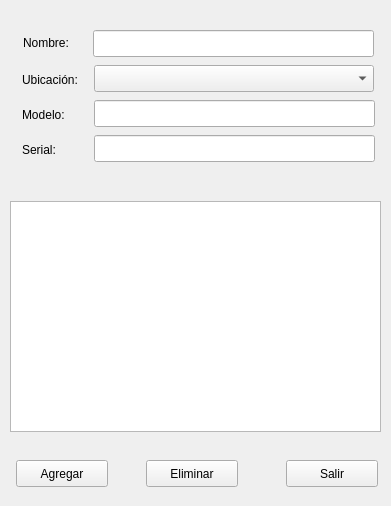
<?xml version="1.0" encoding="UTF-8"?>
<ui version="4.0">
 <class>Form</class>
 <widget class="QWidget" name="Form">
  <property name="geometry">
   <rect>
    <x>0</x>
    <y>0</y>
    <width>391</width>
    <height>506</height>
   </rect>
  </property>
  <property name="windowTitle">
   <string>Form</string>
  </property>
  <property name="windowIcon">
   <iconset>
    <normaloff>../../.designer/backup/logo2.png</normaloff>../../.designer/backup/logo2.png</iconset>
  </property>
  <widget class="QLineEdit" name="lineEdit">
   <property name="geometry">
    <rect>
     <x>93</x>
     <y>30</y>
     <width>281</width>
     <height>27</height>
    </rect>
   </property>
  </widget>
  <widget class="QPushButton" name="pushButton">
   <property name="geometry">
    <rect>
     <x>16</x>
     <y>460</y>
     <width>92</width>
     <height>27</height>
    </rect>
   </property>
   <property name="text">
    <string>Agregar</string>
   </property>
  </widget>
  <widget class="QPushButton" name="pushButton_2">
   <property name="geometry">
    <rect>
     <x>286</x>
     <y>460</y>
     <width>92</width>
     <height>27</height>
    </rect>
   </property>
   <property name="text">
    <string>Salir</string>
   </property>
  </widget>
  <widget class="QLabel" name="label">
   <property name="geometry">
    <rect>
     <x>23</x>
     <y>34</y>
     <width>59</width>
     <height>17</height>
    </rect>
   </property>
   <property name="text">
    <string>Nombre:</string>
   </property>
  </widget>
  <widget class="QLabel" name="label_2">
   <property name="geometry">
    <rect>
     <x>22</x>
     <y>71</y>
     <width>71</width>
     <height>17</height>
    </rect>
   </property>
   <property name="text">
    <string>Ubicación:</string>
   </property>
  </widget>
  <widget class="QPushButton" name="pushButton_3">
   <property name="geometry">
    <rect>
     <x>146</x>
     <y>460</y>
     <width>92</width>
     <height>27</height>
    </rect>
   </property>
   <property name="text">
    <string>Eliminar</string>
   </property>
  </widget>
  <widget class="QListWidget" name="listWidget">
   <property name="geometry">
    <rect>
     <x>10</x>
     <y>201</y>
     <width>371</width>
     <height>231</height>
    </rect>
   </property>
  </widget>
  <widget class="QLabel" name="label_3">
   <property name="geometry">
    <rect>
     <x>100</x>
     <y>170</y>
     <width>241</width>
     <height>21</height>
    </rect>
   </property>
   <property name="font">
    <font>
     <pointsize>12</pointsize>
    </font>
   </property>
   <property name="text">
    <string/>
   </property>
  </widget>
  <widget class="QLabel" name="label_4">
   <property name="geometry">
    <rect>
     <x>22</x>
     <y>106</y>
     <width>71</width>
     <height>17</height>
    </rect>
   </property>
   <property name="text">
    <string>Modelo:</string>
   </property>
  </widget>
  <widget class="QLineEdit" name="lineEdit_3">
   <property name="geometry">
    <rect>
     <x>94</x>
     <y>100</y>
     <width>281</width>
     <height>27</height>
    </rect>
   </property>
  </widget>
  <widget class="QLabel" name="label_5">
   <property name="geometry">
    <rect>
     <x>22</x>
     <y>141</y>
     <width>71</width>
     <height>17</height>
    </rect>
   </property>
   <property name="text">
    <string>Serial:</string>
   </property>
  </widget>
  <widget class="QLineEdit" name="lineEdit_4">
   <property name="geometry">
    <rect>
     <x>94</x>
     <y>135</y>
     <width>281</width>
     <height>27</height>
    </rect>
   </property>
  </widget>
  <widget class="QComboBox" name="comboBox">
   <property name="geometry">
    <rect>
     <x>94</x>
     <y>65</y>
     <width>280</width>
     <height>27</height>
    </rect>
   </property>
  </widget>
 </widget>
 <tabstops>
  <tabstop>lineEdit</tabstop>
  <tabstop>comboBox</tabstop>
  <tabstop>lineEdit_3</tabstop>
  <tabstop>lineEdit_4</tabstop>
  <tabstop>pushButton</tabstop>
  <tabstop>listWidget</tabstop>
  <tabstop>pushButton_2</tabstop>
  <tabstop>pushButton_3</tabstop>
 </tabstops>
 <resources/>
 <connections>
  <connection>
   <sender>lineEdit</sender>
   <signal>textEdited(QString)</signal>
   <receiver>label_3</receiver>
   <slot>clear()</slot>
   <hints>
    <hint type="sourcelabel">
     <x>220</x>
     <y>43</y>
    </hint>
    <hint type="destinationlabel">
     <x>200</x>
     <y>70</y>
    </hint>
   </hints>
  </connection>
  <connection>
   <sender>lineEdit_3</sender>
   <signal>textEdited(QString)</signal>
   <receiver>label_3</receiver>
   <slot>clear()</slot>
   <hints>
    <hint type="sourcelabel">
     <x>232</x>
     <y>152</y>
    </hint>
    <hint type="destinationlabel">
     <x>220</x>
     <y>10</y>
    </hint>
   </hints>
  </connection>
  <connection>
   <sender>lineEdit_4</sender>
   <signal>textEdited(QString)</signal>
   <receiver>label_3</receiver>
   <slot>clear()</slot>
   <hints>
    <hint type="sourcelabel">
     <x>231</x>
     <y>213</y>
    </hint>
    <hint type="destinationlabel">
     <x>220</x>
     <y>10</y>
    </hint>
   </hints>
  </connection>
 </connections>
</ui>
